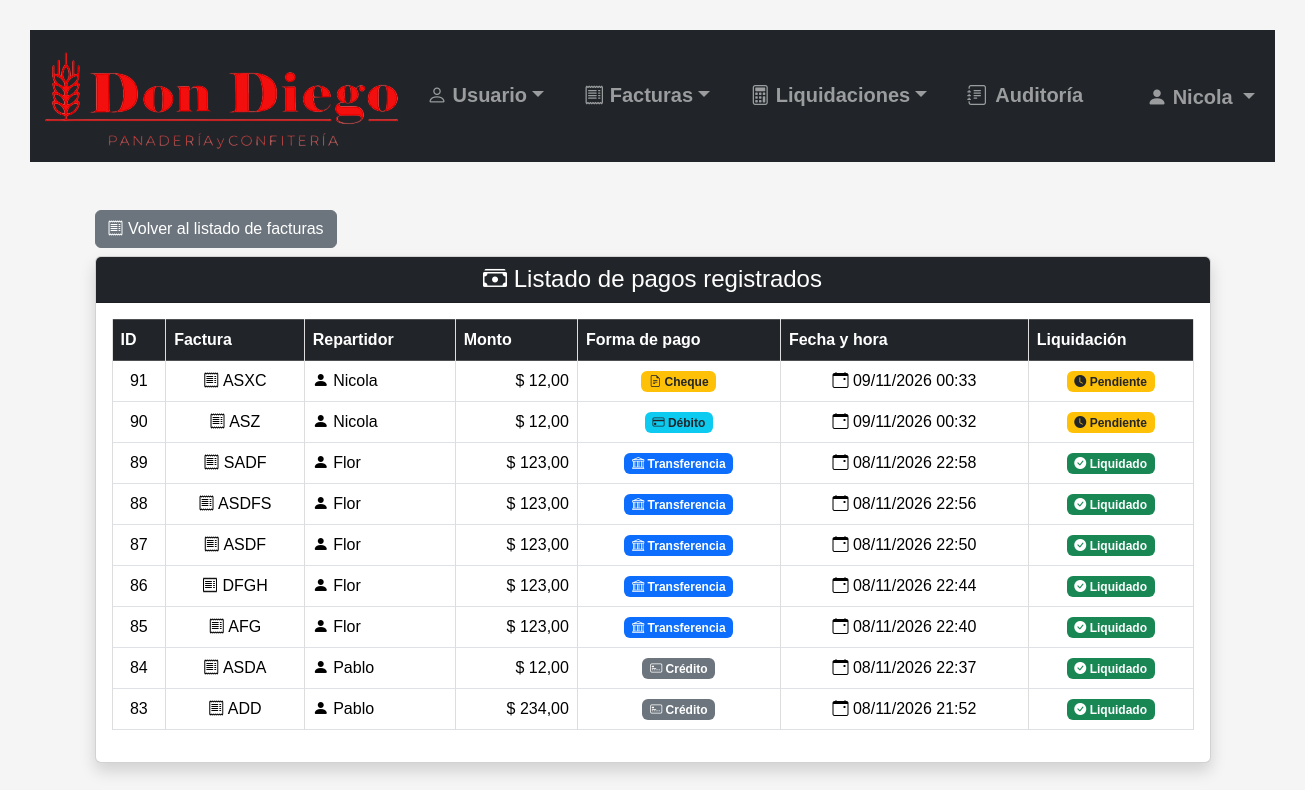
The page /listar_pagos.php (signed in) on the database its author committed.
### tables this page shows
CREATE TABLE `usuario` (
  `id` smallint(5) UNSIGNED NOT NULL,
  `usuario` varchar(32) NOT NULL,
  `contrasenia` varchar(255) NOT NULL,
  `activo` tinyint(1) NOT NULL DEFAULT 1,
  `id_ROL` tinyint(3) UNSIGNED NOT NULL
);

CREATE TABLE `pago` (
  `id` int(10) UNSIGNED NOT NULL,
  `id_factura` int(10) UNSIGNED NOT NULL,
  `id_repartidor` smallint(5) UNSIGNED NOT NULL,
  `monto` decimal(8,2) NOT NULL,
  `forma_pago` enum('Efectivo','Transferencia','Debito','Credito','Cheque') NOT NULL,
  `fecha_hora` datetime NOT NULL DEFAULT current_timestamp(),
  `liquidado` tinyint(1) NOT NULL DEFAULT 0,
  `id_liquidacion` int(10) UNSIGNED DEFAULT NULL
);

CREATE TABLE `factura` (
  `id` int(10) UNSIGNED NOT NULL,
  `numero_serie` varchar(20) NOT NULL,
  `monto` decimal(8,2) NOT NULL,
  `fecha_registro` datetime NOT NULL,
  `fecha_cobro` datetime DEFAULT NULL,
  `estado` enum('Cobrado','Pendiente','Anulada') NOT NULL DEFAULT 'Pendiente',
  `id_usuario_registro` smallint(5) UNSIGNED NOT NULL,
  `id_usuario_asignado` smallint(5) DEFAULT NULL
);

### permisos.php (called while the page is built, shortened)
<?php
function obtenerRolUsuario(PDO $conexion, $idUsuario): ?string
{
    static $roles = [];
    $idUsuario = (int)$idUsuario;
    if (!array_key_exists($idUsuario, $roles)) {
        $stmt = $conexion->prepare(
            "SELECT LOWER(TRIM(r.nombre))
             FROM usuario u
             INNER JOIN rol r ON r.id = u.id_ROL
             WHERE u.id = ? AND u.activo = 1"
        );
        $stmt->execute([$idUsuario]);
        $rol = $stmt->fetchColumn();
        $roles[$idUsuario] = $rol === false ? null : $rol;
    }
    return $roles[$idUsuario];
}
function usuarioPuedeAdministrar(PDO $conexion, $idUsuario): bool
{
    $rol = obtenerRolUsuario($conexion, $idUsuario);
    return $rol !== null && !in_array($rol, ["repartidor", "cajero", "cajera"], true);
}

### listar_pagos.php (the view, shortened to what this page needs)
<?php
require_once "conexion.php";
$sql = "SELECT p.id, p.id_factura, p.id_repartidor, p.monto, p.forma_pago, p.fecha_hora, p.liquidado, f.numero_serie, u.usuario AS nombre_repartidor
        FROM pago p INNER JOIN factura f ON p.id_factura = f.id INNER JOIN usuario u ON p.id_repartidor = u.id
        ORDER BY p.fecha_hora DESC"
    ;
$stmt = $conexion->prepare($sql);
$stmt->execute();
$pagos = $stmt->fetchAll(PDO::FETCH_ASSOC);
?>
<!DOCTYPE html>
<html lang="es">
<head>
    <link rel="stylesheet" href="css/bootstrap-5.3.8/css/bootstrap.min.css">
    <link rel="stylesheet" href="imagenes/bootstrap-icons-1.13.1/bootstrap-icons.min.css">
    <link rel="stylesheet" href="css/estilo.css">
</head>
<body>
    <?php require_once "menu.php"; ?>
    <div class="container mt-5">
        <div class="mt-4 mb-2">
            <a href="index.php" class="btn btn-secondary"><i class="bi bi-receipt"></i> Volver al listado de facturas</a>
        </div>
        <div class="card shadow mb-5">
            <div class="card-header bg-dark text-white text-center">
                <h4 class="mb-0"><i class="bi bi-cash-stack"></i> Listado de pagos registrados</h4>
            </div>
            <div class="card-body">
                <?php if (count($pagos) > 0): ?>
                    <div class="table-responsive">
                        <table class="table table-bordered table-hover align-middle">
                            <thead class="table-dark text-center">
                                <tr>
                                    <th>ID</th>
                                    <th>Factura</th>
                                    <th>Repartidor</th>
                                    <th>Monto</th>
                                    <th>Forma de pago</th>
                                    <th>Fecha y hora</th>
                                    <th>Liquidación</th>
                                </tr>
                            </thead>
                            <tbody>
                                <?php foreach ($pagos as $pago): ?>
                                    <?php
                                    switch ($pago["forma_pago"]) {
                                        case "Transferencia":
                                            $clase = "bg-primary";
                                            $icono = "bi-bank";
                                            $nombre = "Transferencia";
                                            break;
                                        case "Debito":
                                            $clase = "bg-info text-dark";
                                            $icono = "bi-credit-card";
                                            $nombre = "Débito";
                                            break;
                                        case "Credito":
                                            $clase = "bg-secondary";
                                            $icono = "bi-credit-card-2-front";
                                            $nombre = "Crédito";
                                            break;
                                        case "Cheque":
                                            $clase = "bg-warning text-dark";
                                            $icono = "bi-file-earmark-text";
                                            $nombre = "Cheque";
                                            break;
                                    }
                                    ?>
                                    <tr>
                                        <td class="text-center">
                                            <?= htmlspecialchars((string)$pago["id"]) ?>
                                        </td>
                                        <td class="text-center">
                                            <i class="bi bi-receipt"></i>
                                            <?= htmlspecialchars($pago["numero_serie"]) ?>
                                        </td>
                                        <td>
                                            <i class="bi bi-person-fill"></i>
                                            <?= htmlspecialchars($pago["nombre_repartidor"]) ?>
                                        </td>
                                        <td class="text-end text-nowrap">
                                            $ <?= number_format((float)$pago["monto"], 2, ",", ".") ?>
                                        </td>
                                        <td class="text-center">
                                            <span class="badge <?= $clase ?>">
                                                <i class="bi <?= $icono ?>"></i>
                                                <?= htmlspecialchars($nombre) ?>
                                            </span>
                                        </td>
                                        <td class="text-center text-nowrap">
                                            <i class="bi bi-calendar-event"></i>
                                            <?php
                                            $fecha = new DateTime($pago["fecha_hora"]);
                                            echo htmlspecialchars($fecha->format("d/m/Y H:i"));
                                            ?>
                                        </td>
                                        <td class="text-center">
                                            <?php if ((int)$pago["liquidado"] === 1): ?>
                                                <span class="badge bg-success"><i class="bi bi-check-circle-fill"></i> Liquidado</span>
                                            <?php else: ?>
                                                <span class="badge bg-warning text-dark"><i class="bi bi-clock-fill"></i> Pendiente</span>
                                            <?php endif; ?>
                                        </td>
                                    </tr>
                                <?php endforeach; ?>
                            </tbody>
                        </table>
                    </div>
                <?php endif; ?>
            </div>
        </div>
    </div>
</body>
</html>

### menu.php (shortened to what this page needs)
<?php
$usuarioPuedeAdministrar = false;
$usuarioEsCajero = false;
$usuarioEsRepartidor = false;
if (isset($_SESSION["id_usuario"])) {
    require_once "permisos.php";
    $rolUsuario = obtenerRolUsuario($conexion, $_SESSION["id_usuario"]);
    $usuarioPuedeAdministrar = usuarioPuedeAdministrar($conexion, $_SESSION["id_usuario"]);
    $usuarioEsCajero = in_array($rolUsuario, ["cajero", "cajera"], true);
    $usuarioEsRepartidor = $rolUsuario === "repartidor";
    $sqlUsuario = "SELECT usuario FROM usuario WHERE id = ?";
    $stmtUsuario = $conexion->prepare($sqlUsuario);
    $stmtUsuario->execute([$_SESSION["id_usuario"]]);
    $usuarioLogueado = $stmtUsuario->fetch(PDO::FETCH_ASSOC);
}
?>
<nav class="navbar navbar-expand-lg navbar-dark bg-dark">
    <div class="container-fluid">
        <a class="navbar-brand flex-grow-1" href="https://www.dondiegouy.com/"><img src="imagenes/logo.png" alt="Panaderia" class="d-inline-block align-text-top logo-menu"></a>
        <div class="offcanvas offcanvas-end text-bg-dark" tabindex="-1" id="menuNavegacion" aria-labelledby="menuNavegacionLabel">
            <div class="offcanvas-body justify-content-center">
                <ul class="navbar-nav flex-grow-1 pe-3 gap-4 fs-5">
                    <?php if (!$usuarioEsCajero && !$usuarioEsRepartidor): ?>
                        <li class="nav-item dropdown nav-underline">
                            <a class="nav-link dropdown-toggle fw-bold" href="#" role="button" data-bs-toggle="dropdown" aria-expanded="false"><i class="bi bi-person"></i> Usuario</a>
                        </li>
                    <?php endif; ?>
                    <li class="nav-item dropdown nav-underline">
                        <a class="nav-link dropdown-toggle fw-bold" href="#" role="button" data-bs-toggle="dropdown" aria-expanded="false"><i class="bi bi-receipt"></i> Facturas</a>
                    </li>
                    <li class="nav-item dropdown nav-underline">
                        <a class="nav-link dropdown-toggle fw-bold" href="#" role="button" data-bs-toggle="dropdown" aria-expanded="false"><i class="bi bi-calculator"></i> Liquidaciones</a>
                    </li>
                    <?php if ($usuarioPuedeAdministrar): ?>
                        <li class="nav-item nav-underline">
                            <a class="nav-link fw-bold d-inline-flex text-nowrap" href="auditoria.php"><i class="bi bi-journal-text me-2"></i> Auditoría</a>
                        </li>
                    <?php endif; ?>
                    <li class="nav-item dropdown mt-auto pe-3 fs-5 d-xxl-none">
                       <a class="nav-link dropdown-toggle fw-bold usuario-menu" href="#" role="button" data-bs-toggle="dropdown" aria-expanded="false">
                            <i class="bi bi-person-fill"></i>
                            <?= htmlspecialchars($usuarioLogueado["usuario"]) ?>
                        </a>
                    </li>
                </ul>
            </div>
        </div>
    </div>
</nav>

### estilo.css (style rules this page uses)
body { font-family: Arial, sans-serif; margin: 30px; background: #f5f5f5; }
table { width: 100%; border-collapse: collapse; background: white; }
th, td { padding: 10px; border: 1px solid #ddd; text-align: left; }
th { background: #eee; }

### rows shown on the page
usuario: usuario "Nicola"
pago: id "91", id_factura.numero_serie "ASXC", id_repartidor.usuario "Nicola", monto "12,00", forma_pago "Cheque", fecha_hora "09/11/2026 00:33", liquidado 0 (drawn)
pago: id "90", id_factura.numero_serie "ASZ", id_repartidor.usuario "Nicola", monto "12,00", forma_pago "Débito", fecha_hora "09/11/2026 00:32", liquidado 0 (drawn)
pago: id "89", id_factura.numero_serie "SADF", id_repartidor.usuario "Flor", monto "123,00", forma_pago "Transferencia", fecha_hora "08/11/2026 22:58", liquidado 1 (drawn)
pago: id "88", id_factura.numero_serie "ASDFS", id_repartidor.usuario "Flor", monto "123,00", forma_pago "Transferencia", fecha_hora "08/11/2026 22:56", liquidado 1 (drawn)
pago: id "87", id_factura.numero_serie "ASDF", id_repartidor.usuario "Flor", monto "123,00", forma_pago "Transferencia", fecha_hora "08/11/2026 22:50", liquidado 1 (drawn)
pago: id "86", id_factura.numero_serie "DFGH", id_repartidor.usuario "Flor", monto "123,00", forma_pago "Transferencia", fecha_hora "08/11/2026 22:44", liquidado 1 (drawn)
pago: id "85", id_factura.numero_serie "AFG", id_repartidor.usuario "Flor", monto "123,00", forma_pago "Transferencia", fecha_hora "08/11/2026 22:40", liquidado 1 (drawn)
pago: id "84", id_factura.numero_serie "ASDA", id_repartidor.usuario "Pablo", monto "12,00", forma_pago "Crédito", fecha_hora "08/11/2026 22:37", liquidado 1 (drawn)
pago: id "83", id_factura.numero_serie "ADD", id_repartidor.usuario "Pablo", monto "234,00", forma_pago "Crédito", fecha_hora "08/11/2026 21:52", liquidado 1 (drawn)
